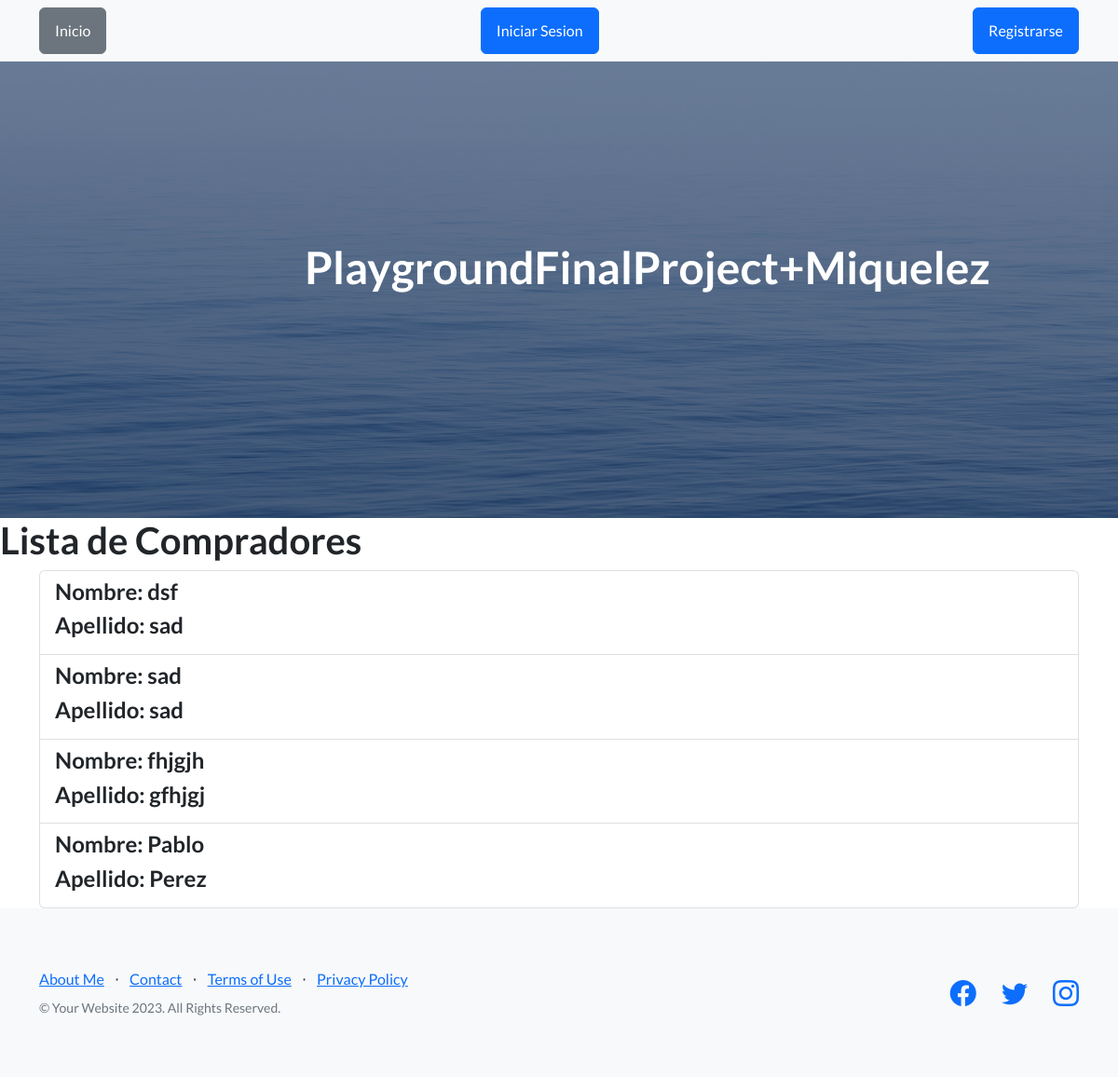
The page /app1/comprador_list/ on the database as committed earlier.
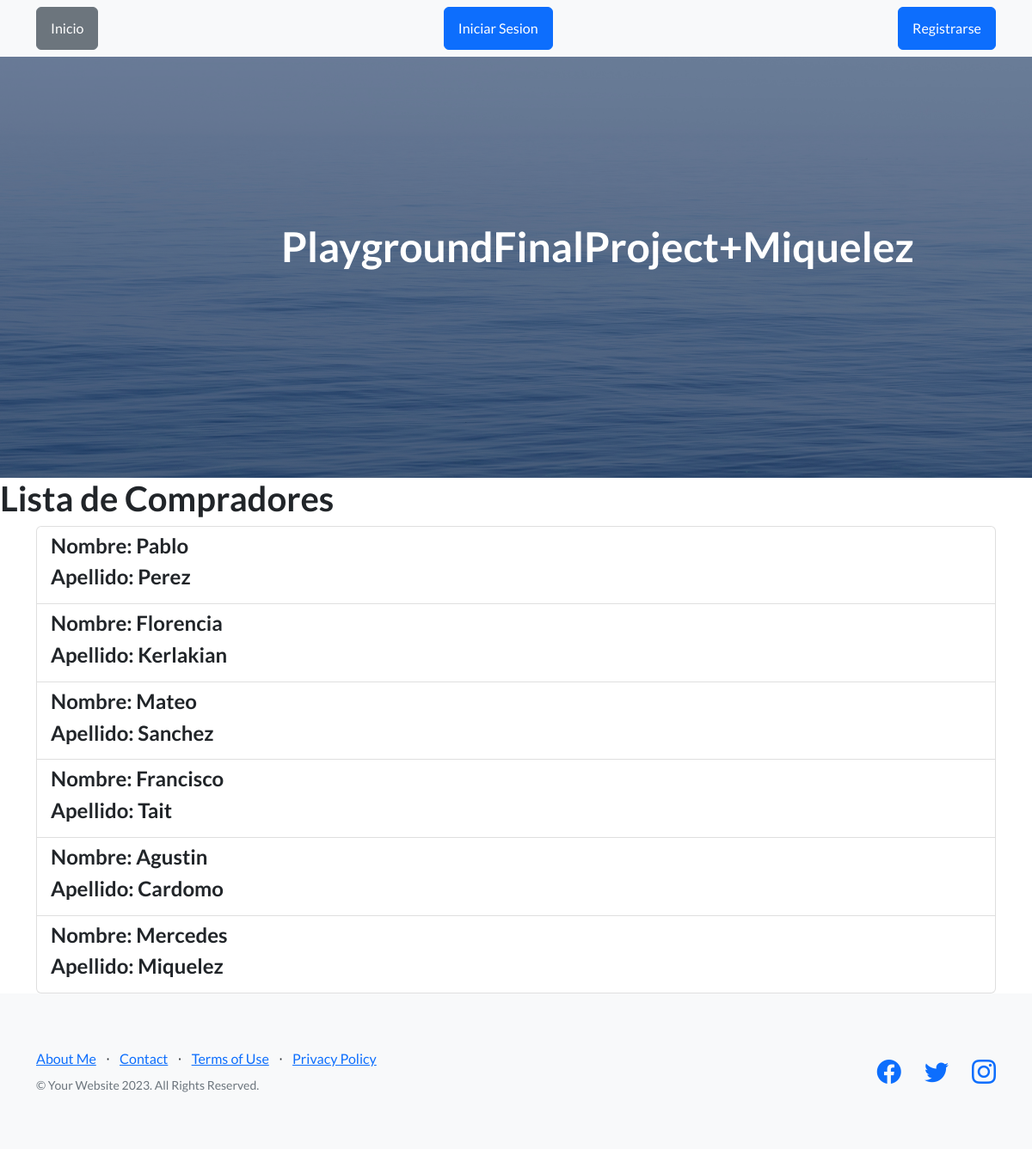
The same page on the database as committed later.
### app1/models.py (models this page shows, shortened)
class Comprador(models.Model):
    nombre = models.CharField(max_length=100)
    apellido = models.CharField(max_length=100)

### app1/views.py (the view)
# urls.py: path('comprador_list/', views.CompradorListView.as_view(), name='comprador_list'),
class CompradorListView(ListView):
    model = Comprador
    template_name = 'comprador_list.html'
    context_object_name = 'compradores'

### app1/Templates/comprador_list.html
{% extends 'index.html' %}
{% block content %}
  <h1>Lista de Compradores</h1>
  <div class="container">
    <ul class="list-group">
        {% for e in compradores %}
            <li class="list-group-item">
                <h4>Nombre: {{ e.nombre }}</h4>
                <h4>Apellido: {{ e.apellido }}</h4>
            </li>
        {% endfor %}
    </ul>
</div>
{% endblock %}

### app1/Templates/index.html (shortened to what this page needs)
{% load static %}
<!DOCTYPE html>
<html lang="en">
    <head>
        <link href="https://cdn.jsdelivr.net/npm/bootstrap-icons@1.5.0/font/bootstrap-icons.css" rel="stylesheet" type="text/css" />
        <link href="{% static 'css/styles.css' %}" rel="stylesheet" />
    </head>
    <body>
        <nav class="navbar navbar-light bg-light static-top">
            <div class="container">
                <a href="{% url 'app1:index' %}" class="btn btn-secondary">Inicio</a>
                {% if not request.user.is_authenticated %}
                <a class="btn btn-primary" href="{% url 'app1:login' %}">Iniciar Sesion</a>
                <a class="btn btn-primary" href="{% url 'app1:register' %}">Registrarse</a>
                {% endif %}
            </div>
        </nav>
        <header class="masthead">
            <div class="container position-relative">
                <div class="row justify-content-center">
                    <div class="col-xl-6">
                        <div class="text-center text-white">
                            <h1 class="mb-5">PlaygroundFinalProject+Miquelez</h1>
                        </div>
                    </div>
                </div>
            </div>
        </header>
        {% block content %}{% endblock %}
        <footer class="footer bg-light">
            <div class="container">
                <div class="row">
                    <div class="col-lg-6 h-100 text-center text-lg-start my-auto">
                        <ul class="list-inline mb-2">
                            <li class="list-inline-item"><a href="http://127.0.0.1:8000/app1/aboutme/">About Me</a></li>
                            <li class="list-inline-item">⋅</li>
                            <li class="list-inline-item"><a href="#!">Contact</a></li>
                            <li class="list-inline-item">⋅</li>
                            <li class="list-inline-item"><a href="#!">Terms of Use</a></li>
                            <li class="list-inline-item">⋅</li>
                            <li class="list-inline-item"><a href="#!">Privacy Policy</a></li>
                        </ul>
                        <p class="text-muted small mb-4 mb-lg-0">&copy; Your Website 2023. All Rights Reserved.</p>
                    </div>
                    <div class="col-lg-6 h-100 text-center text-lg-end my-auto">
                        <ul class="list-inline mb-0">
                            <li class="list-inline-item me-4">
                                <a href="#!"><i class="bi-facebook fs-3"></i></a>
                            </li>
                            <li class="list-inline-item me-4">
                                <a href="#!"><i class="bi-twitter fs-3"></i></a>
                            </li>
                            <li class="list-inline-item">
                                <a href="#!"><i class="bi-instagram fs-3"></i></a>
                            </li>
                        </ul>
                    </div>
                </div>
            </div>
        </footer>
    </body>
</html>

Rows that differ between the two databases and show on the page:
removed Comprador: nombre "dsf", apellido "sad"
removed Comprador: nombre "sad", apellido "sad"
removed Comprador: nombre "fhjgjh", apellido "gfhjgj"
added Comprador: nombre "Florencia", apellido "Kerlakian"
added Comprador: nombre "Mateo", apellido "Sanchez"
added Comprador: nombre "Francisco", apellido "Tait"
added Comprador: nombre "Agustin", apellido "Cardomo"
added Comprador: nombre "Mercedes", apellido "Miquelez"
